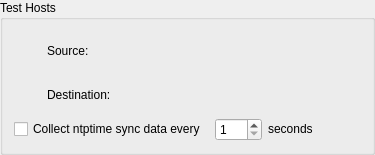
      <widget class="QGroupBox" name="groupTestHosts" >
       <property name="sizePolicy" >
        <sizepolicy vsizetype="Maximum" hsizetype="Preferred" >
         <horstretch>0</horstretch>
         <verstretch>0</verstretch>
        </sizepolicy>
       </property>
       <property name="minimumSize" >
        <size>
         <width>375</width>
         <height>155</height>
        </size>
       </property>
       <property name="maximumSize" >
        <size>
         <width>375</width>
         <height>155</height>
        </size>
       </property>
       <property name="title" >
        <string>Test Hosts</string>
       </property>
       <layout class="QVBoxLayout" name="verticalLayout" >
        <item>
         <layout class="QHBoxLayout" name="horizontalLayout_2" >
          <item>
           <widget class="QLabel" name="textLabel2" >
            <property name="sizePolicy" >
             <sizepolicy vsizetype="Fixed" hsizetype="Fixed" >
              <horstretch>0</horstretch>
              <verstretch>0</verstretch>
             </sizepolicy>
            </property>
            <property name="minimumSize" >
             <size>
              <width>70</width>
              <height>40</height>
             </size>
            </property>
            <property name="toolTip" >
             <string>Management Interface</string>
            </property>
            <property name="text" >
             <string>Source:    </string>
            </property>
            <property name="wordWrap" >
             <bool>false</bool>
            </property>
           </widget>
          </item>
          <item>
           <widget class="NMGHostInformationComboWidget" native="1" name="hostSourceCombo" >
            <property name="sizePolicy" >
             <sizepolicy vsizetype="Fixed" hsizetype="Fixed" >
              <horstretch>0</horstretch>
              <verstretch>0</verstretch>
             </sizepolicy>
            </property>
            <property name="minimumSize" >
             <size>
              <width>171</width>
              <height>40</height>
             </size>
            </property>
           </widget>
          </item>
         </layout>
        </item>
        <item>
         <layout class="QHBoxLayout" name="horizontalLayout_3" >
          <item>
           <widget class="QLabel" name="textLabel2_2" >
            <property name="sizePolicy" >
             <sizepolicy vsizetype="Fixed" hsizetype="Fixed" >
              <horstretch>0</horstretch>
              <verstretch>0</verstretch>
             </sizepolicy>
            </property>
            <property name="minimumSize" >
             <size>
              <width>70</width>
              <height>40</height>
             </size>
            </property>
            <property name="toolTip" >
             <string>Management Interface</string>
            </property>
            <property name="text" >
             <string>Destination:</string>
            </property>
            <property name="wordWrap" >
             <bool>false</bool>
            </property>
           </widget>
          </item>
          <item>
           <widget class="NMGHostInformationComboWidget" native="1" name="hostDestinationCombo" >
            <property name="sizePolicy" >
             <sizepolicy vsizetype="Fixed" hsizetype="Fixed" >
              <horstretch>0</horstretch>
              <verstretch>0</verstretch>
             </sizepolicy>
            </property>
            <property name="minimumSize" >
             <size>
              <width>171</width>
              <height>40</height>
             </size>
            </property>
           </widget>
          </item>
         </layout>
        </item>
        <item>
         <layout class="QHBoxLayout" name="horizontalLayout" >
          <item>
           <widget class="QCheckBox" name="checkSync" >
            <property name="text" >
             <string>Collect ntptime sync data every </string>
            </property>
           </widget>
          </item>
          <item>
           <widget class="QSpinBox" name="sleepbox" >
            <property name="sizePolicy" >
             <sizepolicy vsizetype="Fixed" hsizetype="Fixed" >
              <horstretch>0</horstretch>
              <verstretch>0</verstretch>
             </sizepolicy>
            </property>
            <property name="minimum" >
             <number>1</number>
            </property>
            <property name="maximum" >
             <number>180</number>
            </property>
           </widget>
          </item>
          <item>
           <widget class="QLabel" name="label" >
            <property name="sizePolicy" >
             <sizepolicy vsizetype="Fixed" hsizetype="Fixed" >
              <horstretch>0</horstretch>
              <verstretch>0</verstretch>
             </sizepolicy>
            </property>
            <property name="text" >
             <string>seconds</string>
            </property>
           </widget>
          </item>
          <item>
           <spacer>
            <property name="orientation" >
             <enum>Qt::Horizontal</enum>
            </property>
            <property name="sizeHint" stdset="0" >
             <size>
              <width>68</width>
              <height>17</height>
             </size>
            </property>
           </spacer>
          </item>
         </layout>
        </item>
       </layout>
      </widget>
